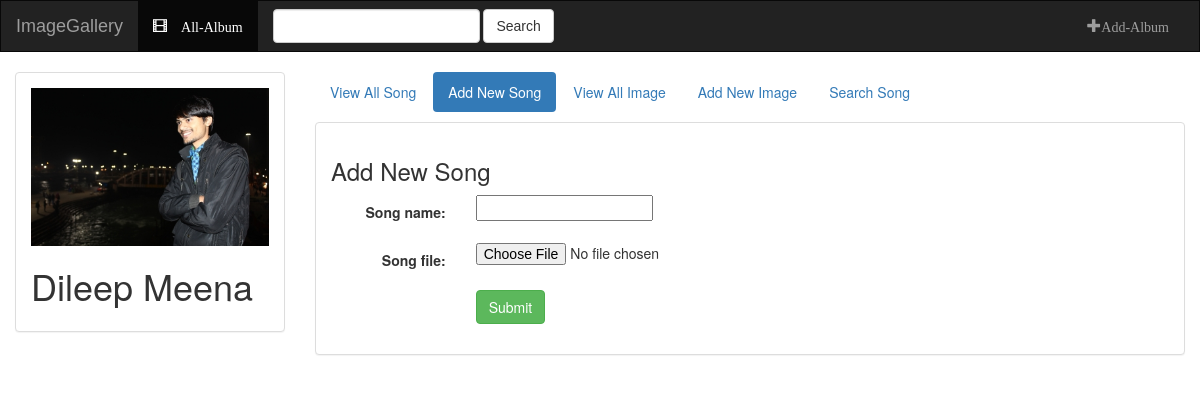
Page /add_song/20/ on the committed database.
### DileepImage/models.py (models this page shows, shortened)
class AlbumModel(models.Model):
    first_name   = models.CharField(max_length=200)
    last_name    = models.CharField(max_length=200)
    location     = models.CharField(max_length=200)
    banner       = models.ImageField(upload_to=bannerloc,null=True,blank=True,height_field="height_field",width_field="width_field")
    height_field = models.IntegerField(default=0)
    width_field  = models.IntegerField(default=0)
    timestamp    = models.DateTimeField(auto_now_add=True,auto_now=False)
    update       = models.DateTimeField(auto_now=True,auto_now_add=False)

### DileepImage/views.py (the view, shortened to what this page needs)
# urls.py: url(r'^add_song/(?P<album_id>[0-9]+)/$',views.addsong,name='add_song'),
def addsong(request,album_id):
        form = Add_Song(request.POST or None, request.FILES or None)
        album = get_object_or_404(AlbumModel,pk=album_id)
        context = {'form':form,'album':album}
        return render(request,"DileepImage/add_song.html",context)

### DileepImage/form.py (shortened to what this page needs)
class Add_Song(forms.ModelForm):
    class Meta:
        model = SongModel
        fields = ['song_name','song_file']

### DileepImage/templates/DileepImage/add_song.html (shortened to what this page needs)
{% extends 'DileepImage/base.html' %}
{% block body%}
<div class="container-fluid songs-container">
    <div class="row">
        <div class="col-sm-4 col-md-3">
            <div class="panel panel-default">
                <div class="panel-body">
                    <a href=" ">
                        {% if album.banner %}
                            <img src="{{album.banner.url}}" class="img-responsive">
                        {% else %}
                            <h3>No image to display</h3>
                        {% endif %}
                    </a>
                <h1>{{ album.first_name }}&nbsp;{{ album.last_name }} <small></small></h1>
                </div>
            </div>
        </div>
        <div class="col-sm-8 col-md-9">
            <ul class="nav nav-pills" style="margin-bottom: 10px;">
                <li role="presentation" ><a href="{%url 'DileepImage:album_detail' album.id %}">View All Song</a></li>
                <li role="presentation" class="active"><a href="{%url 'DileepImage:add_song' album.id %}">Add New Song</a></li>
                 <li role="presentation" class=""><a href="{%url 'DileepImage:all_image' album.id%}">View All Image</a></li>
                 <li role="presentation"><a href="{%url 'DileepImage:add_image' album.id %}">Add New Image</a></li>
                 <li role="presentation"><a href="{%url 'DileepImage:youtube' album.id %}">Search Song</a></li>
            </ul>
            <div class="panel panel-default">
                <div class="panel-body">
                    <h3>Add New Song</h3>
                    <form class="form-horizontal" action="" method="POST" enctype="multipart/form-data">
                         {% for field in form %}
                           <div class="form-group">
                             <div class='col-sm-offset-1 col-sm-10'>
                             </div>
                             <label class='control-label col-sm-2'>{{field.label_tag}}</label>
                             <div class="col-sm-10">{{field}}</div>
                           </div>
                        {%endfor%}
                        <div class="form-group">
                            <div class="col-sm-offset-2 col-sm-10">
                                <button type="submit" class="btn btn-success">Submit</button>
                            </div>
                        </div>
                    </form>
                </div>
            </div>
        </div>
</div>
</div>
{% endblock %}

### rows in the picture
AlbumModel: banner (picture), first_name "Dileep", last_name "Meena"

### other values in the picture
{{ field.label_tag }} "Song name:" "Song file:"
